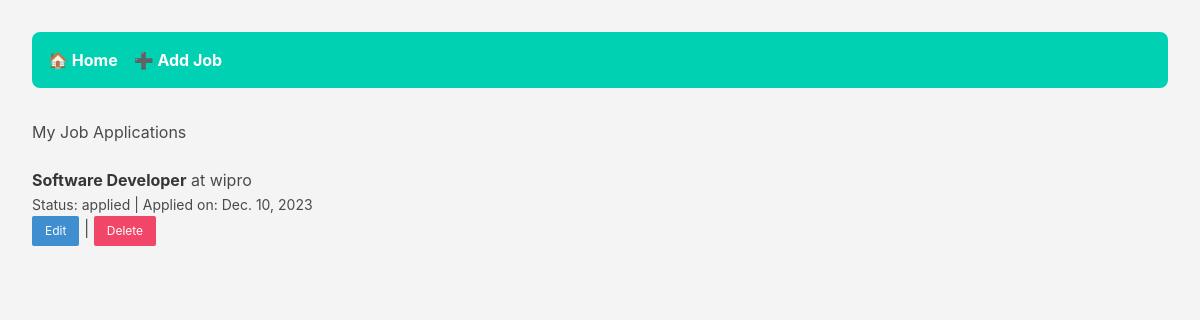
The app's page / (signed in), older data.
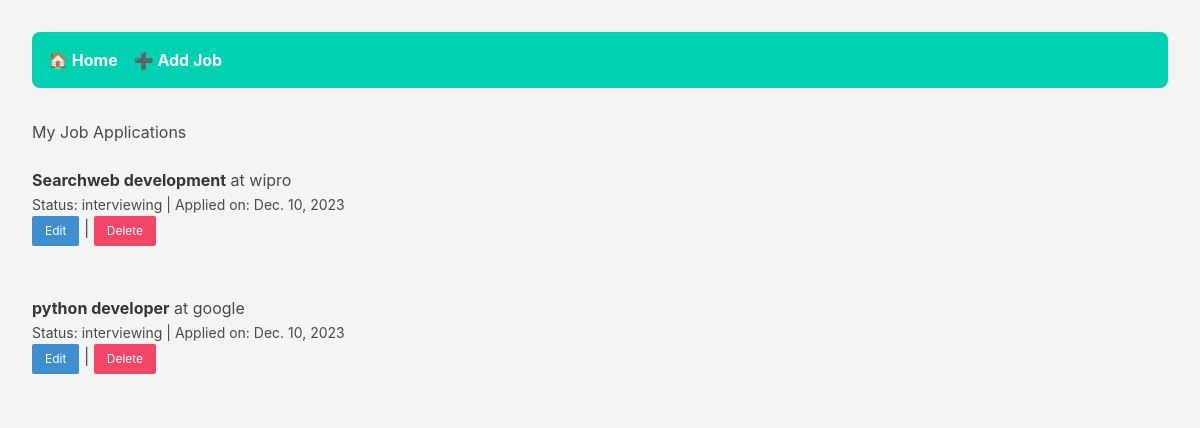
The same page, newer data.
### jobs/models.py (models this page shows, shortened)
class Job(models.Model):
    STATUS_CHOICES = [
        ('applied', 'Applied'),
        ('interviewing', 'Interviewing'),
        ('offered', 'Offered'),
        ('rejected', 'Rejected'),
    ]
    user = models.ForeignKey(User, on_delete=models.CASCADE)
    company_name = models.CharField(max_length=100)
    position = models.CharField(max_length=100)
    application_date = models.DateField()
    status = models.CharField(max_length=20, choices=STATUS_CHOICES)
    notes = models.TextField(blank=True)

### jobs/views.py (the view)
# urls.py: path('', views.job_list, name='job_list'),
@login_required
def job_list(request):
    jobs = Job.objects.filter(user=request.user)
    return render(request, 'job_list.html', {'jobs': jobs})

### jobs/templates/job_list.html (shortened to what this page needs)
{% extends 'base.html' %}
{% block content %}
<div class="navbar">
  <a href="{% url 'job_list' %}">🏠 Home</a>
  <a href="{% url 'create_job' %}">➕ Add Job</a>
</div>
<h1>My Job Applications</h1>
<br>
  <ul>
    {% for job in jobs %}
      <li>
        <strong>{{ job.position }}</strong> at {{ job.company_name }} <br>
        <small>Status: {{ job.status }} | Applied on: {{ job.application_date }}</small><br>
        <a href="{% url 'update_job' job.pk %}" class="button is-info is-small">Edit</a> |
        <form method="POST" action="{% url 'delete_job' job.pk %}" style="display:inline;" onsubmit="return confirmDelete();">
          <button type="submit" class="button is-danger is-small">Delete</button>
        </form>
        <hr>
      </li>
    {% empty %}
      <li>No jobs added yet.</li>
    {% endfor %}
  </ul>
{% endblock %}

### jobs/templates/base.html (shortened to what this page needs)
<!DOCTYPE html>
<html lang="en">
<head>
    <link rel="stylesheet" href="https://cdn.jsdelivr.net/npm/bulma@0.9.3/css/bulma.min.css">
</head>
<body>
        {% block content %}
        {% endblock %}
</body>
</html>

### jobs/templates/base.html (style rules this page uses)
body { padding: 2rem; background-color: #f4f4f4; }
.navbar { background-color: #00d1b2; padding: 1rem; border-radius: 8px; margin-bottom: 2rem; }
.navbar a { color: white; font-weight: bold; margin-right: 1rem; }

Row changes from the older to the newer data that the page shows:
removed Job: position "Software Developer", company_name "wipro", status "applied", application_date "Dec. 10, 2023"
added Job: position "Searchweb development", company_name "wipro", status "interviewing", application_date "Dec. 10, 2023"
added Job: position "python developer", company_name "google", status "interviewing", application_date "Dec. 10, 2023"
